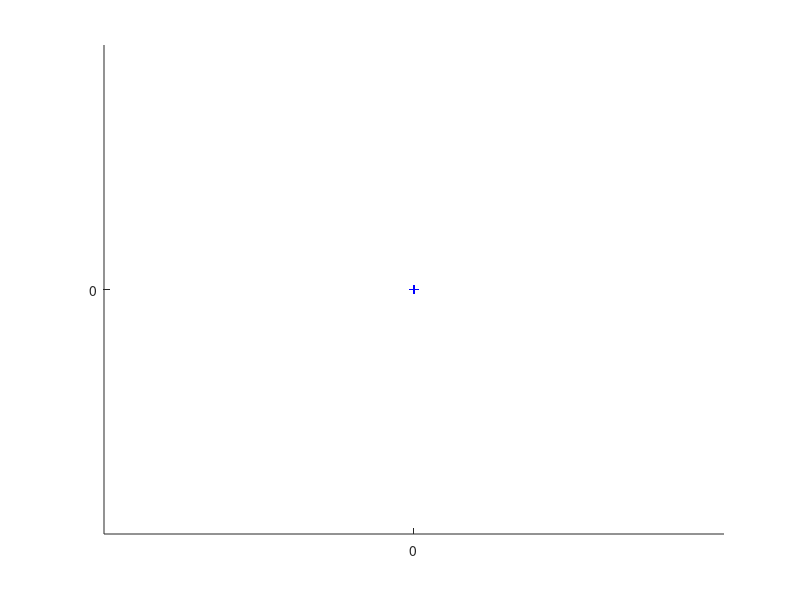

Recreate this plot in MATLAB. (Note: this script raises an error after producing the figure.)
%% Extended kalman filter
function EKFSLAM
% Clear all
close all; clear all;
% Global variables (avoid extra copies)
global xVehicleTrue;
global LandFeatures;
global LaserSensorSettings;
global VisionSensorSettings; % for latter incorporation id possible
global xOdomLast;
global nSteps;
global UTrue;
addpath('D:\Admin\Desktop\ypfz104-evolutionary-anfis-training\YPFZ104 Evolutionary ANFIS Training\Evolutionary ANFIS Training_offline');
% Setting of the sensors specs
LaserSensorSettings.Bearing =30; % Degrees
LaserSensorSettings.Range =100; % Meters
display(sprintf('=== Sensor Definitions ===  \n Max Range:  %d Meters\n Max Bearing: %d Degrees \n========================== \n',LaserSensorSettings.Range,LaserSensorSettings.Bearing));
display(' Paused!!! Press any Key!! ');
% pause;


% Length of the experiment
nSteps =750; % change to extend the lentgh of the simulation

% Size Map
WorldSize =500;

% Number of landfeatures to add to map
nLandFeatures =30;

% Make some spare for then
LandFeatures = zeros(2,1,nLandFeatures);

% Lets put the beacons at desired positions ( need to match the number
% defined)!!!! if nor some of then cannot be scanned!!
% % % LandFeatures(:,:,1)=[40 -90]';
% % % LandFeatures(:,:,2)=[40 140]';
% % % LandFeatures(:,:,3)=[-190 140]';
% % % LandFeatures(:,:,4)=[-190 -90]';

% Initial position of the vehicle
xVehicleTrue = [ 190 25 0]'; % start position (x, y, theta)

% Set the initial conditions of the filter
xEst =[xVehicleTrue]; % already an columm vector
PEst = diag([1 1 0.01]); % start with an medium covar ( Atention EKF need an good initialization)

% Make some space to save the Landmarks detected (arraylist (x,y)
MappedLandFeatures = NaN*zeros(nLandFeatures,2);


% Additive noise to be added at the observation
obsNoise = randn(2,1);

% Ok lets show where are our Landmarks located in the world
figure(1); hold on; grid off; axis equal;
plot(LandFeatures(1,:),LandFeatures(2,:),'b+');hold on;
set(gcf,'doublebuffer','on');
hLine = line([0,0],[0,0]);
set(hLine,'linestyle',':');
axis([ -WorldSize/2 WorldSize/2 -WorldSize/2 WorldSize/2]);
% % % axis auto;
xlabel(' Initial Conditions and beacons at blue +');
display(sprintf('\n\n\n Showing initial Location \n Press any key to procced\n'));
% pause;

% Standart deviation errors added to control
UTrue = diag([0.01,0.01,1.5*pi/180]).^2;

% Standard deviation errors regarding observation
RTrue = diag([1.1,5*pi/180]).^2;


% Aditive factor for control estimation and noise
UEst = 2.0*UTrue;
REst = 2.0*RTrue;

count=0;
ekf_acc_root=[];
DoM=[];
DelRacc=[];
compensator=2;
% All Setup and ready to go
% Extract first odometry for predict
CtrlNoise = randn(3,1); % some random control noise to be added ( note change to gaussian)
xOdomLast = GetOdometry(CtrlNoise);
load('fis.mat');
load('LandFeatures.mat');
load('actual_pose.mat');
% load('nR.mat');
for k = 2:nSteps
    
    % get robot Control and simulate the movement
%     CtrlNoise = randn(3,1); % some random control noise to be added
    CtrlNoise = zeros(3,1); % some random control noise to be added
%     CtrlNoise = (1+2)*randn(3,1)-1;
    SimulateMovement(CtrlNoise);
    
    xOdomNow = GetOdometry(CtrlNoise); % Get the odometry values c
    u = tcomp(tinv(xOdomLast),xOdomNow); % figure out control 
    xOdomLast = xOdomNow; % refhesh odometry vector
    
    % extract the two compoments of the estimation ( Vehicle and
    % landfeatures
    % get vehicle estimation
    xVehicle = xEst(1:3); % estimated only the part for the vehicle
    % get landferatures estimation
    xMap = xEst(4:end); % Landfeatures estimation are the rest ones
 
    
    %do prediction (the following is simply the result of multiplying 
    %out block form of jacobians)     
    xVehiclePred = tcomp(xVehicle,u); % estimation is regarding current and control vector
    ekf_acc_root=[ekf_acc_root xVehiclePred];
    % covariance for vehicle
    %J2 is just an simple rotation matrix over x
    % just need to change to the cnematic model and speeds
    
    % Change this!!!
    PPredvv = J1(xVehicle,u)* PEst(1:3,1:3) *J1(xVehicle,u)' + J2(xVehicle,u)* UEst * J2(xVehicle,u)';
    % vehicle/ landmarks,
    PPredvm = J1(xVehicle,u)*PEst(1:3,4:end);
    % For the rest just extract (landfeatures
    PPredmm = PEst(4:end,4:end);
    
    % agregates robot prediction and beacons
    xPred = [xVehiclePred;xMap];
%     % Compose the covariance matrix
%          Ppred = |Pvv Pvm
%                  |Pvm' Pmm
    PPred = [PPredvv PPredvm;
        PPredvm' PPredmm];
       

    % Get the observation (passing noise to be added and Noise true
% % %       ObsNoise =randn(2,1);
    ObsNoise =(1+1)*randn(2,1)-1;
    [z,iFeature] = GetObservation(ObsNoise,RTrue);
      
     if(~isempty(z)) % if i get an valid observation
        %have we seen this feature before?
        % need to change here ( see Validation gate White)
        if( ~isnan(MappedLandFeatures(iFeature,1)))
            count=count+1;
            %predict observation: find out where it is in state vector
            FeatureIndex = MappedLandFeatures(iFeature,1);
            % Extract feature values in state vector
            xFeature = xPred(FeatureIndex:FeatureIndex+1);
            
            % predict the observation
            zPred = DoObservationModel(xVehicle,xFeature);
            
            % get observation Jacobians
            [jHxv,jHxf] = GetObsJacs(xVehicle,xFeature);
            
            % fill in state jacobian
            jH = zeros(2,length(xEst));
            jH(:,FeatureIndex:FeatureIndex+1) = jHxf;
            jH(:,1:3) = jHxv;
            
            %do Kalman update:
            % check for inovation (here we can use the validation gate
            Innov = z-zPred;
            % angles have always to be checked only betwewn 0 an 2Pi
            Innov(2) = AngleWrapping(Innov(2));
            
            S = jH*PPred*jH'+REst;
%             S=Innov*Innov';
            
%             %% scale factor function
%             % actual innovation value
% % %             C=Innov*Innov';
%             
%             %% adding function for fuzzy
%             DoM=[DoM;diag(S-C)'];
%             nR=6*rand+1;
% % %             DoM=diag(S-C);
% % %             nR=evalfis(DoM(1),fis);
% %             DelR=(0.002*rand(1,1)-0.001).*RTrue;
% %             DelRacc=[DelRacc;diag(DelR)];
% % %             S=S+nR*REst;
% %             DoM_acc=[DoM_acc;diag(DoM)];
%           
%             %% end
            
            W = PPred*jH'*inv(S);
%             W = PPred*jH'*inv(C);
            xEst = xPred+ W*Innov;
            
            PEst = PPred-W*S*W';

            
            %ensure P remains symmetric
            PEst = 0.5*(PEst+PEst');
        else
            % this is a new feature
            
            % extract length of the current tracking landmarks
            nStates = length(xEst); 
            
            % Compute the x,y position of the landmark x,y robot plus
            % Xxvehicle +distance*cos(angle + Xthvehicle)
            % Xyvehicle + distance* sin(angle + Xthvehicle)
            xFeature = xVehicle(1:2)+ [z(1)*cos(z(2)+xVehicle(3));z(1)*sin(z(2)+xVehicle(3))];
            xEst = [xEst;xFeature]; %add to state vector estimated
            % compute jacobians regaing feature and observation 
            [jGxv, jGz] = GetNewFeatureJacs(xVehicle,z); 
            
            % M=| 1 0 0  0 0
            %   | 0 1 0  0 0
            %   | 0 0 1  0 0
            %   -------------
            %   |
            
            M = [eye(nStates), zeros(nStates,2);% no use jacobian w.r.t vehicle
                jGxv zeros(2,nStates-3)  , jGz];
            
            PEst = M*blkdiag(PEst,REst)*M';
            
            %remember this feature as being mapped we store its ID and position in the state vector
            MappedLandFeatures(iFeature,:) = [length(xEst)-1, length(xEst)];
            
        end;
     else
        % notinng new found lets procced refreshing the values for next run
        xEst = xPred;
        PEst = PPred;
    end;
    
    
    % at all interactions
    
    % Plot the veicule shape LOL
        figure(1);
        a = axis;      
        clf;
        axis(a);hold on;
        n  = length(xEst); % get the total state and vector also
        % only the landmarks
        nF = (n-3)/2;
        
        % Draw vehicle and its eliipse only the 3 first are the vehicle
%         % state   P = |v v v|-----
%                       |v v v|-----
%                       |v v v|-----
%                       ------------
        DoVehicleGraphics(xEst(1:3),zeros(3,3),3,[0 1]);
        plot(LandFeatures(1,:),LandFeatures(2,:),'r+');hold on;
        % if we get an valid observation plot is values
% % %         if(~isnan(z))
% % %             % Plot the line to beacon
% % %             h = line([xEst(1),xFeature(1)],[xEst(2),xFeature(2)]);
% % %             set(h,'linestyle',':');
% % %             %make some visible information
% % %             legend( sprintf('Range: %3.2fm; Angle: %3.2f: °  ',z(1),(z(2)-pi/2)*180/pi));
% % %             
% % %         end;
        % For all plot the covariance elipse of each state fr the landmark
        for(i = 1:nF)
            iF = 3+2*i-1; 
            plot(xEst(iF),xEst(iF+1),'b+');            
% % %             PlotEllipse(xEst(iF:iF+1),PEst(iF:iF+1,iF:iF+1),3);
        end;    
        plot(ekf_acc_root(1,:),ekf_acc_root(2,:),'r--','LineWidth',2);
%         figure(2);
%         if(~isempty(DoM))           
%             plot(DoM(:,1),'r-');hold on;
% %             plot(DoM(:,2),'b-');hold on;
%         end
        drawnow;  
        xlabel('X(m)');
        ylabel('Y(m)');
end
plot(actual_pose(1,:),actual_pose(2,:),'k-');
% save('DoM.mat','DoM');
% save('DelRacc.mat','DelRacc');
end












